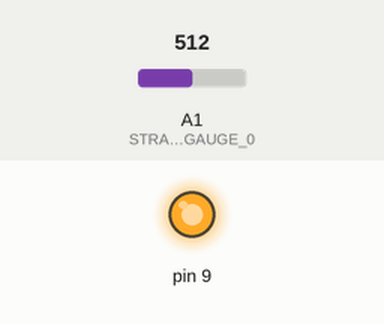
Simulated run of this sketch. Board: Arduino Uno, built for the host (arithmetic inside an expression is 32-bit, double 64-bit). Parts: output pins drawn as LEDs (lit = HIGH). The test bench sets the inputs (shaded band); at power-on: A1 (STRAIN_GAUGE_0) = 512.

Above: at 1.2 s.
1.3 s: A1 (STRAIN_GAUGE_0) set to 354
2.8 s: A1 (STRAIN_GAUGE_0) set to 329
At 3.2 s:
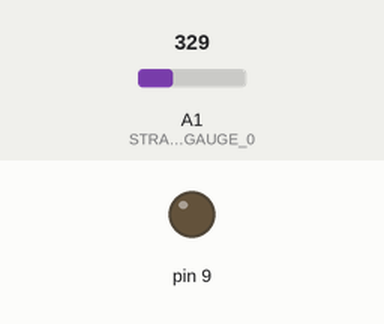
4.3 s: A1 (STRAIN_GAUGE_0) set to 511
At 5.5 s:
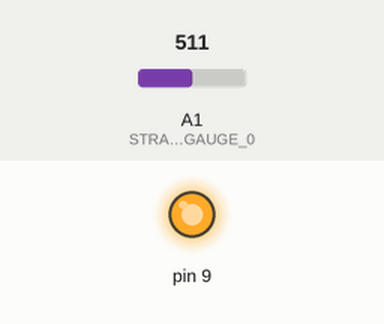
5.8 s: A1 (STRAIN_GAUGE_0) set to 306
At 6.6 s:
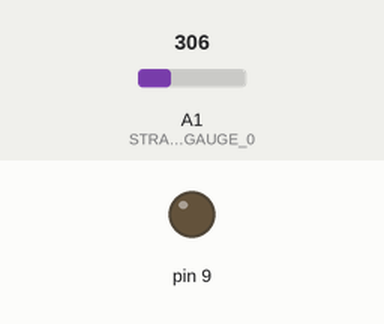
Timing chart, 0 to 8.3 s (numbered marks = the images above; inputs shaded):
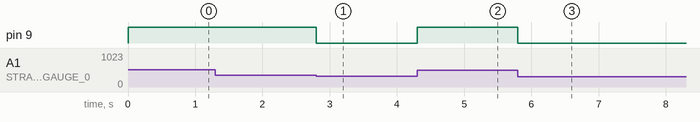

Measured:
- the behaviour switches between 342 and 341 on A1 (STRAIN_GAUGE_0) (found by bisection; images 0 and 1)
- after the input at 1.3 s, every drawn part: stays the same
- after the input at 2.8 s, pin 9: HIGH → LOW at once
- after the input at 4.3 s, pin 9: LOW → HIGH at once
- after the input at 5.8 s, pin 9: HIGH → LOW at once

The sketch:

BreadboardDemoCode.ino
```cpp
#define LED_PIN PIN_PB1   // Pin for LED output
#define STRAIN_GAUGE_0 A1 // specifies using PB3 as an analog input pin


void setup() {
  pinMode(LED_PIN, OUTPUT);
}

void loop() {
    // read analog val (0-1023)
    int analogValue = analogRead(STRAIN_GAUGE_0);

    // convert ADC val to voltage;
    float VCC = 3.3;
    float voltage = (analogValue * VCC) / 1023.0;

    // if the voltage from the strain gauge > 1.1V
    if (voltage > 1.1) {
      digitalWrite(LED_PIN, HIGH); // Turn on LED
    } else {
      digitalWrite(LED_PIN, LOW);  // Turn off LED
    }
}
```
